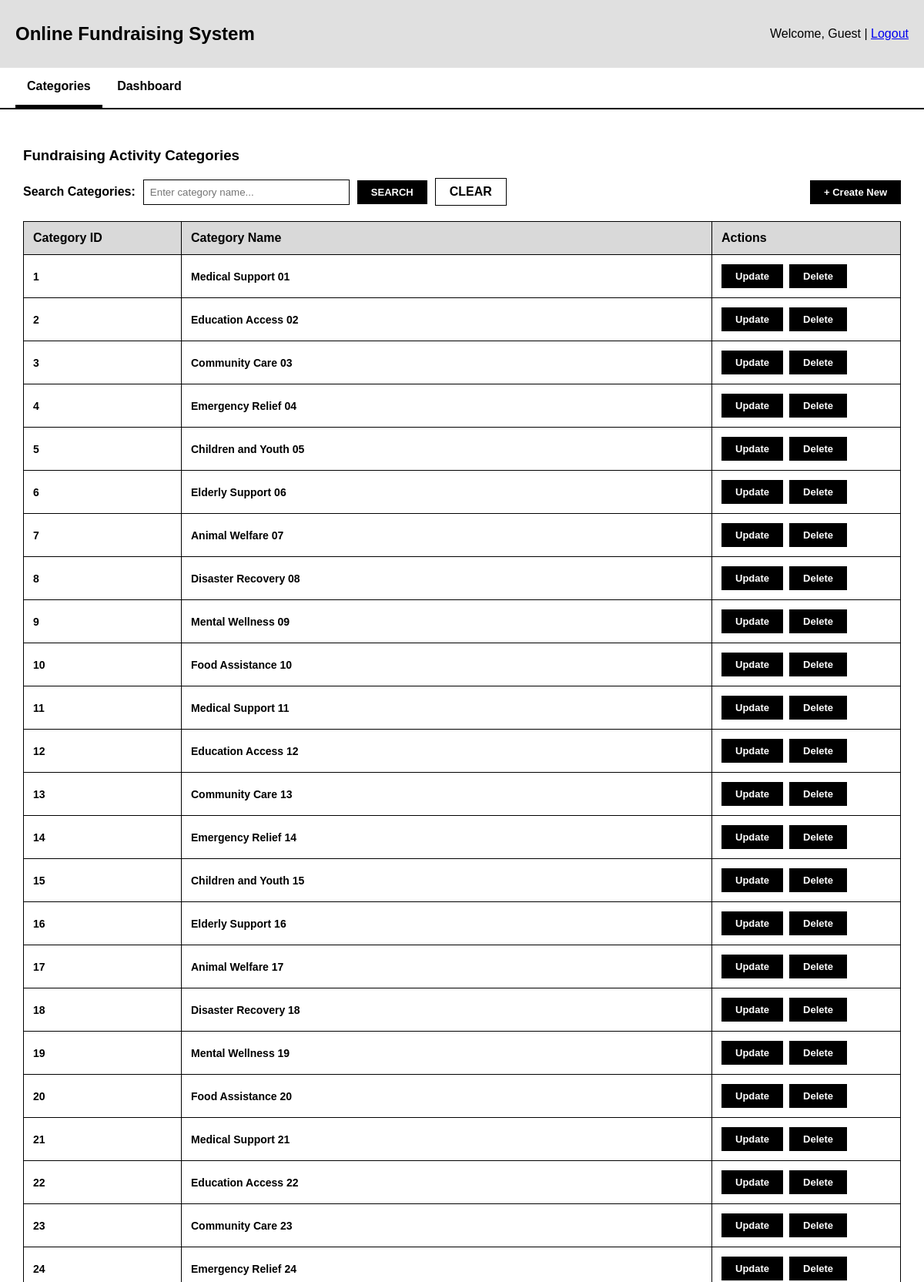
The page /categories (upper part) on the database its author committed.
### tables this page shows
CREATE TABLE category(
    category_id INTEGER PRIMARY KEY,
    category_name TEXT NOT NULL UNIQUE
);

### boundary/fundraising_category_routes.py (the view)
@fundraising_category_bp.route("/categories")
def main_page():
    search_term = request.args.get("search", "")
    if "search" in request.args:
        if search_term.strip():
            controller = search_fundraising_category_controller()
            categories = controller.searchCategories(search_term)
        else:
            flash("Category name needs to be provided.", "error")
            controller = view_fundraising_category_controller()
            categories = controller.viewFundraisingCategory()
    else:
            controller = view_fundraising_category_controller()
            categories = controller.viewFundraisingCategory()
    return render_template(
        "categories/category_main_page.html",
        categories=categories,
        search_term = search_term
    )

### control/view_fundraising_category_controller.py (called while the page is built)
    def viewFundraisingCategory(self) -> List["FundraisingCategory"]:
        return FundraisingCategory.getAllCategories()

### db.py (called while the page is built)
def get_connection():
    connection = sqlite3.connect(DB_PATH) #open database
    connection.row_factory = sqlite3.Row #Enable access to columns using name
    connection.execute("PRAGMA foreign_keys = ON") #enforce foreign keys
    return connection

### entity/fundraising_category.py (called while the page is built)
    @classmethod
    def fromRow(cls, row) -> "FundraisingCategory":
        return cls(
            categoryId = row["category_id"],
            categoryName = row["category_name"]
        )

    @classmethod
    def getAllCategories(cls) -> List["FundraisingCategory"]:
        connection = get_connection()
        cursor = connection.execute(
            """
            SELECT category_id, category_name
            FROM category
            ORDER BY category_id
            """
        )
        rows = cursor.fetchall()
        connection.close()
        return [cls.fromRow(row) for row in rows]

### templates/categories/category_main_page.html (shortened to what this page needs)
<!DOCTYPE html>
<html>
<head>
</head>
<body>
    <div class="header">
        <h2>Online Fundraising System</h2>
        <div>Welcome, {{ session.get('user_name', 'Guest') }} | <a href="{{ url_for('auth.logout') }}">Logout</a></div>
    </div>
    <nav>
        <a href="{{ url_for('fundraising_category.main_page') }}" class="active">Categories</a>
        <a href="{{ url_for('home') }}">Dashboard</a>
    </nav>
    <div class="content">
        <h3>Fundraising Activity Categories</h3>
        <div class="toolbar">
            <form class="search-group" method="get" action="{{ url_for('fundraising_category.main_page') }}">
                <label for="search">Search Categories:</label>
                <input
                    type="text"
                    id="search"
                    name="search"
                    placeholder="Enter category name..."
                    value="{{ search_term }}"
                >
                <button class="btn-black" type="submit">SEARCH</button>
                <a class="btn-outline" href="{{ url_for('fundraising_category.main_page') }}">CLEAR</a>
            </form>
            <a href="{{ url_for('fundraising_category.create_category') }}" class="btn-black">+ Create New</a>
        </div>
        <table>
            <thead>
                <tr>
                    <th style="width: 180px;">Category ID</th>
                    <th>Category Name</th>
                    <th style="width: 220px;">Actions</th>
                </tr>
            </thead>
            <tbody>
                {% if categories %}
                    {% for category in categories %}
                        <tr>
                            <td>{{ category.categoryId }}</td>
                            <td>{{ category.categoryName }}</td>
                            <td>
                                <div class="actions">
                                    <a href="{{ url_for('fundraising_category.update_category') }}" class="btn-black">Update</a>
                                    <button
                                        class="btn-black"
                                        type="button"
                                        onclick='openDeleteCategoryModal({{ category.categoryId|tojson }}, {{ category.categoryName|tojson }})'
                                    >
                                        Delete
                                    </button>
                                </div>
                            </td>
                        </tr>
                    {% endfor %}
                {% elif categories == 0 %}
                    <tr>
                        <td class="empty-row" colspan="3">Search fundraising categories by name.</td>
                    </tr>
                {% else %}
                    <tr>
                        <td class="empty-row" colspan="3">No fundraising categories found.</td>
                    </tr>
                {% endif %}
            </tbody>
        </table>
    </div>
</body>
</html>

### templates/categories/category_main_page.html (style rules this page uses)
body { font-family: Arial, sans-serif; margin: 0; background: #fff; }
.header { background: #e0e0e0; padding: 10px 20px; display: flex; justify-content: space-between; align-items: center; }
nav { background: #fff; border-bottom: 2px solid #000; padding: 0 20px; }
nav a { text-decoration: none; color: black; padding: 15px; display: inline-block; font-weight: bold; }
nav a.active { border-bottom: 4px solid black; }
.content { padding: 30px; }
.toolbar { display: flex; justify-content: space-between; align-items: center; gap: 16px; margin-bottom: 20px; flex-wrap: wrap; }
.search-group { display: flex; align-items: center; gap: 10px; font-weight: bold; flex-wrap: wrap; }
.search-group input { padding: 8px; border: 1px solid black; width: 250px; }
.btn-black { background: black; color: white; padding: 8px 18px; text-decoration: none; font-weight: bold; border: none; cursor: pointer; display: inline-block; font-size: 13px; }
.btn-outline { background: white; color: black; border: 1px solid black; padding: 8px 18px; font-weight: bold; cursor: pointer; text-decoration: none; }
table { width: 100%; border-collapse: collapse; border: 1px solid black; margin-top: 10px; }
th { background: #d9d9d9; border: 1px solid black; padding: 12px; text-align: left; font-weight: bold; }
td { border: 1px solid black; padding: 12px; font-weight: bold; font-size: 14px; vertical-align: middle; }
.actions { display: flex; gap: 8px; }

### rows shown on the page
category: categoryId "1", categoryName "Medical Support 01"
category: categoryId "2", categoryName "Education Access 02"
category: categoryId "3", categoryName "Community Care 03"
category: categoryId "4", categoryName "Emergency Relief 04"
category: categoryId "5", categoryName "Children and Youth 05"
category: categoryId "6", categoryName "Elderly Support 06"
category: categoryId "7", categoryName "Animal Welfare 07"
category: categoryId "8", categoryName "Disaster Recovery 08"
category: categoryId "9", categoryName "Mental Wellness 09"
category: categoryId "10", categoryName "Food Assistance 10"
category: categoryId "11", categoryName "Medical Support 11"
category: categoryId "12", categoryName "Education Access 12"
category: categoryId "13", categoryName "Community Care 13"
category: categoryId "14", categoryName "Emergency Relief 14"
category: categoryId "15", categoryName "Children and Youth 15"
category: categoryId "16", categoryName "Elderly Support 16"
category: categoryId "17", categoryName "Animal Welfare 17"
category: categoryId "18", categoryName "Disaster Recovery 18"
category: categoryId "19", categoryName "Mental Wellness 19"
category: categoryId "20", categoryName "Food Assistance 20"
category: categoryId "21", categoryName "Medical Support 21"
category: categoryId "22", categoryName "Education Access 22"
category: categoryId "23", categoryName "Community Care 23"
category: categoryId "24", categoryName "Emergency Relief 24"

### other values the page prints
{{ session.get('user_name', 'Guest') }} "Guest"
